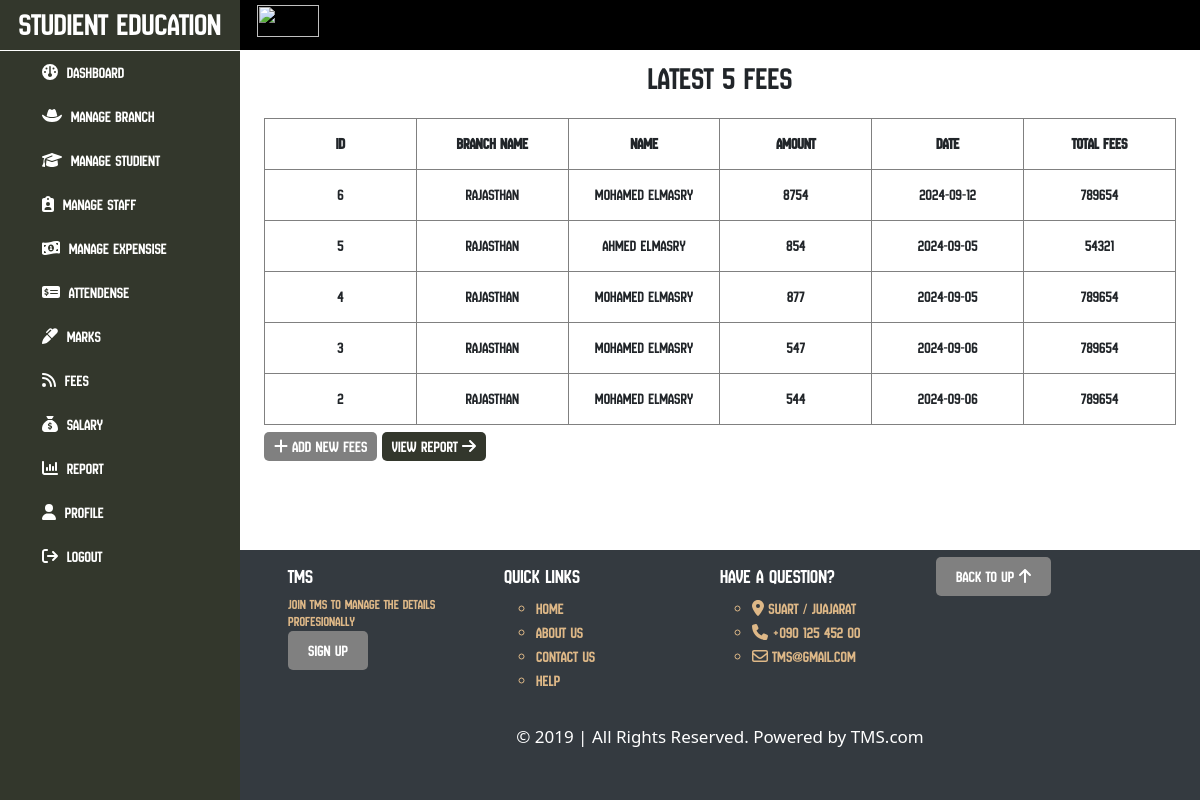
Screenshot of /presentation/fees.php with the database file from the repository.
### tables this page shows
CREATE TABLE `tbl_fees` (
  `feesId` int(11) NOT NULL,
  `amt` int(11) DEFAULT NULL,
  `date` date DEFAULT NULL,
  `tutionId` int(11) DEFAULT NULL,
  `studentId` int(11) DEFAULT NULL,
  `branchId` int(11) DEFAULT NULL
);

CREATE TABLE `tbl_branch` (
  `branchId` int(11) NOT NULL,
  `address` varchar(250) DEFAULT NULL,
  `state` varchar(250) DEFAULT NULL,
  `city` varchar(200) DEFAULT NULL,
  `phone` varchar(250) DEFAULT NULL,
  `tutionId` int(11) DEFAULT NULL,
  `branchActive` int(1) DEFAULT 1
);

CREATE TABLE `tbl_student` (
  `studentId` int(11) NOT NULL,
  `photo` varchar(250) DEFAULT NULL,
  `name` varchar(250) DEFAULT NULL,
  `fatherName` varchar(250) DEFAULT NULL,
  `matherName` varchar(250) DEFAULT NULL,
  `sex` varchar(50) DEFAULT NULL,
  `dob` varchar(100) DEFAULT NULL,
  `phone` varchar(200) DEFAULT NULL,
  `email` varchar(200) DEFAULT NULL,
  `password` varchar(200) DEFAULT NULL,
  `std` varchar(150) DEFAULT NULL,
  `address` varchar(200) DEFAULT NULL,
  `state` varchar(200) DEFAULT NULL,
  `city` varchar(200) DEFAULT NULL,
  `totalFees` int(11) DEFAULT NULL,
  `paidFees` int(11) DEFAULT NULL,
  `tutionId` int(11) DEFAULT NULL,
  `branchId` int(11) DEFAULT NULL,
  `studentActive` int(1) DEFAULT 1
);

### presentation/fees.php (the view)
<?php
 include_once("../master/sections/headerAdmin.php");
 include_once("../master/sections/links.php");
 include_once("../master/sections/content.php");
 ?>
 <h2>Latest 5 Fees</h2>
 <div class="manage">
    <table>
        <tr>
            <th>ID</th>
            <th>Branch Name</th>
            <th>Name</th>
            <th>Amount</th>
            <th>Date</th>
            <th>Total Fees</th>
        </tr>
        <?php
     $fetchFees = $conn->query("SELECT tbl_fees.feesId,tbl_fees.date,tbl_fees.amt,tbl_branch.state,tbl_student.name,tbl_student.totalFees FROM ((
     tbl_fees INNER JOIN tbl_branch USING(branchId))
     INNER JOIN tbl_student USING(studentId)) ORDER BY feesId DESC LIMIT 5");
    while($row = $fetchFees->fetch()):
        ?>
        <tr>
            <td><?php echo $row['feesId']; ?></td>
            <td><?php echo $row['state']; ?></td>
            <td><?php echo $row['name']; ?></td>
            <td><?php echo $row['amt']; ?></td>
            <td><?php echo $row['date']; ?></td>
            <td><?php echo $row['totalFees']; ?></td>
        </tr>
        <?php endwhile; ?>
    </table>
 </div>
<div class="add">
<a href="./addFees.php" class="addButton"><i class="fa-solid fa-plus"></i> Add New Fees</a>
<a href="" onclick="window.print()" class="print">View Report <i class="fa-solid fa-arrow-right"></i></a>
</div>
 <?php
 include_once("../master/sections/footerAdmin.php");
 include_once("../master/sections/endAdmin.php");
 ?>

### master/sections/headerAdmin.php (shortened to what this page needs)
<!DOCTYPE html>
<html>
<head>
    <link rel="stylesheet" href="../master/css/bootstrap.css">
    <link rel="stylesheet" href="../master/css/mainAdmin.css">
</head>
<body>
    <div class="mainContainer">

### master/sections/links.php
<div class="links">
            <h2>Studient Education</h2>
            <ul>
                <li><a href="./dashboard.php"><i class="fa-solid fa-gauge"></i> &nbsp;Dashboard</a></li>
                <li><a href="./manageBranch.php"><i class="fa-solid fa-hat-cowboy"></i> &nbsp;Manage Branch</a></li>
                <li><a href="./manageStudent.php"><i class="fa-solid fa-graduation-cap"></i> &nbsp;Manage Studient</a></li>
                <li><a href="./manageStaff.php"><i class="fa-solid fa-clipboard-user"></i> &nbsp;Manage Staff</a></li>
                <li><a href="./manageExpenses.php"><i class="fa-solid fa-money-bill-1-wave"></i> &nbsp;Manage Expensise</a></li>
                <li><a href="./attendense.php"><i class="fa-solid fa-money-check-dollar"></i> &nbsp;Attendense</a></li>
                <li><a href="./marks.php"><i class="fa-solid fa-marker"></i> &nbsp;Marks</a></li>
                <li><a href="./fees.php"><i class="fa-solid fa-rss"></i> &nbsp;Fees</a></li>
                <li><a href="./salary.php"><i class="fa-solid fa-sack-dollar"></i> &nbsp;Salary</a></li>
                <li><a href="./reports.php"><i class="fa-solid fa-chart-column"></i> &nbsp;Report</a></li>
                <li><a href="./profile.php"><i class="fa-solid fa-user"></i> &nbsp;Profile</a></li>
                <li><a href="./logout.php"><i class="fa-solid fa-arrow-right-from-bracket"></i> &nbsp;Logout</a></li>
            </ul>
        </div>

### master/sections/content.php (shortened to what this page needs)
<div class="contents">
            <header>
                <div class="logo">
                    <img src="../master/images/TMS_logo.png" alt="">
                </div>
                <div class="regastration">
                </div>
            </header>
            <div class="content">

### master/sections/footerAdmin.php (shortened to what this page needs)
</div>
            <footer>
                <div class="textSocial">
                    <div>
                        <h3>TMS</h3>
                        <h6>Join TMS to manage the details profesionally</h6>
                        <a class="signUp" href="./signUp.php">Sign Up</a>
                    </div>
                    <div>
                        <h3>QUICK LINKS</h3>
                        <ul>
                            <li>Home</li>
                            <li>About Us</li>
                            <li>Contact Us</li>
                            <li>Help</li>
                        </ul>
                    </div>
                    <div>
                        <h3>HAVE A QUESTION?</h3>
                        <ul>
                            <li><i class="fa-solid fa-location-dot"></i> Suart / Juajarat</li>
                            <li><i class="fa-solid fa-phone"></i> +090 125 452 00</li>
                            <li><i class="fa-regular fa-envelope"></i> tms@gmail.com</li>
                        </ul>
                    </div>
                    <div>
                        <a href="#up"> Back To Up <i class="fa-solid fa-arrow-up"></i>
                        </a>
                    </div>
                </div>
                <div class="photoSocial">
                    © 2019 | All Rights Reserved.
                    Powered by TMS.com
                </div>
            </footer>
        </div>
    </div>

### master/sections/endAdmin.php
</body>
</html>

### master/css/mainAdmin.css (style rules this page uses)
* { margin: 0px; padding: 0px; box-sizing: border-box; }
:root { --main-font: "NewAmsterdam-Regular"; --sub-font: "SUSE-Regular"; --header-color: #343A40; --footer-color: #343A40; }
div.mainContainer { min-height: 100vh; display: flex; }
div.mainContainer .links { width: 20%; background-color: #33372C; color: white; font-family: var(--sub-font); }
div.mainContainer .links ul { width: 100%; list-style-type: none; margin-top: -8px; }
div.mainContainer .links ul li { padding: 10px; transition: all 2s ease-in; }
div.mainContainer .links ul li a { color: white; text-decoration: none; width: 100%; transition: all 0.3s ease-in; }
div.mainContainer .links h2 { text-align: center; font-family: var(--main-font); line-height: 50px; border-bottom: 1px solid white; }
div.mainContainer .contents { width: 80%; display: grid; grid-template-rows: 50px auto 250px; }
div.mainContainer .contents header { display: flex; justify-content: space-between; background-color: black; line-height: 50px; }
div.mainContainer .contents header div.logo { width: 10%; text-align: center; }
div.mainContainer .contents header div.logo img { width: 80%; height: 80%; display: block; margin: 5px auto; }
div.mainContainer .contents header div.regastration { width: 80%; text-align: right; padding-right: 40px; }
div.mainContainer .contents div.content { font-family: var(--sub-font); }
div.mainContainer .contents div.content h2 { text-align: center; padding: 10px 0px 10px; }
div.mainContainer .contents div.content div.manage { width: 95%; margin: 10px auto; overflow-x: auto; }
div.mainContainer .contents div.content div.manage table { border: 1px solid gray; border-collapse: collapse; table-layout: fixed; width: 100%; text-align: center; }
div.mainContainer .contents div.content div.manage table tr td { border: 1px solid gray; height: 50px !important; line-height: 50px; }
div.mainContainer .contents div.content div.manage table tr th { border: 1px solid gray; height: 50px !important; line-height: 50px; }
.add { margin-bottom: 50px; }
.addButton { background-color: gray; padding: 5px 10px; border-radius: 5px; cursor: pointer; margin: 20px auto; text-decoration: none; margin-left: 2.5%; color: white; transition: all 0.2s linear; margin-bottom: 50px !important; }
div.mainContainer .contents div.content div.manage { overflow-x: scroll; }
div.mainContainer .contents footer { background-color: var(--header-color); font-size: 16px !important; }
div.mainContainer .contents footer div.textSocial { width: 90%; margin: 15px auto; display: flex; color: burlywood; font-family: var(--main-font); }
div.mainContainer .contents footer div.textSocial h3 { font-size: 20px !important; }
div.mainContainer .contents footer div.textSocial div { width: 25%; }
div.mainContainer .contents footer div.textSocial div h3 { color: white; }
div.mainContainer .contents footer div.textSocial div a { padding: 10px 20px; border-radius: 5px; text-decoration: none; color: white; background-color: gray; transition: all 0.3s ease; }
div.mainContainer .contents footer div.textSocial div ul { list-style-type: circle; }
div.mainContainer .contents footer div.textSocial div h6 { font-size: 14px !important; }
div.mainContainer .contents footer div.photoSocial { text-align: center; color: white; font-size: 17px; }
.print { background-color: #33372C; padding: 5px 10px; color: white; text-decoration: none !important; border-radius: 5px; transition: all 0.3s linear; }

### rows the page displays
tbl_fees: feesId "6", branchId.state "Rajasthan", studentId.name "Mohamed Elmasry", amt "8754", date "2024-09-12", studentId.totalFees "789654"
tbl_fees: feesId "5", branchId.state "Rajasthan", studentId.name "Ahmed Elmasry", amt "854", date "2024-09-05", studentId.totalFees "54321"
tbl_fees: feesId "4", branchId.state "Rajasthan", studentId.name "Mohamed Elmasry", amt "877", date "2024-09-05", studentId.totalFees "789654"
tbl_fees: feesId "3", branchId.state "Rajasthan", studentId.name "Mohamed Elmasry", amt "547", date "2024-09-06", studentId.totalFees "789654"
tbl_fees: feesId "2", branchId.state "Rajasthan", studentId.name "Mohamed Elmasry", amt "544", date "2024-09-06", studentId.totalFees "789654"
